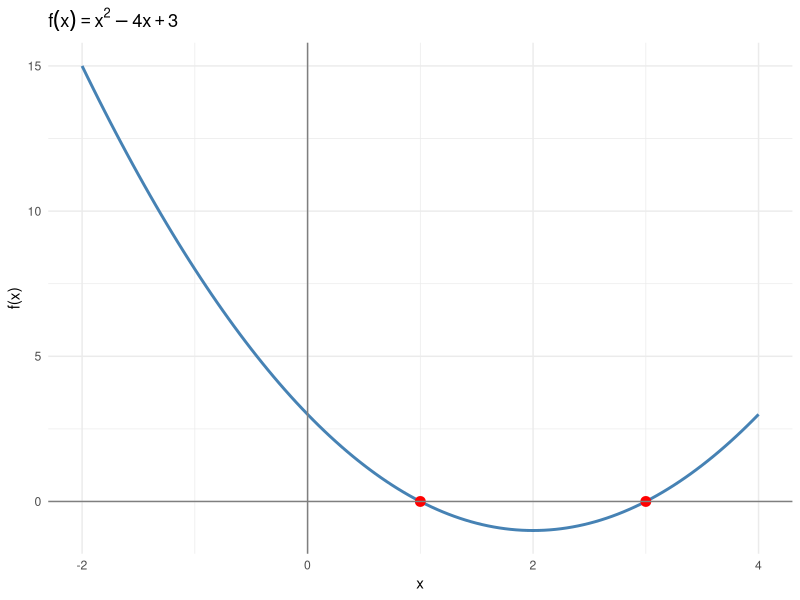
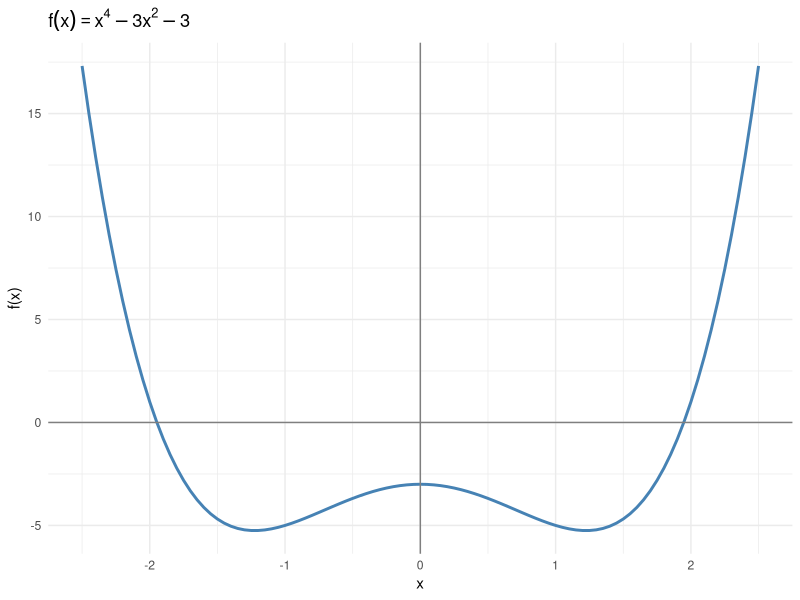
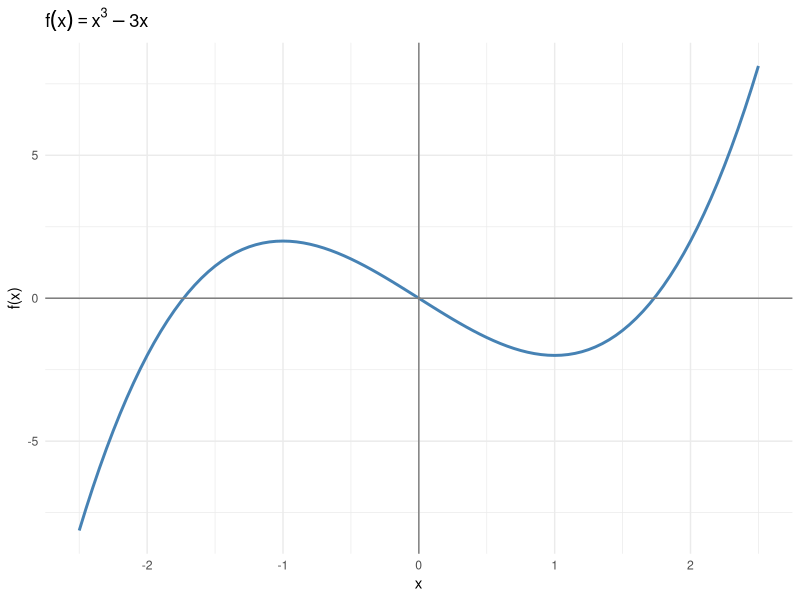
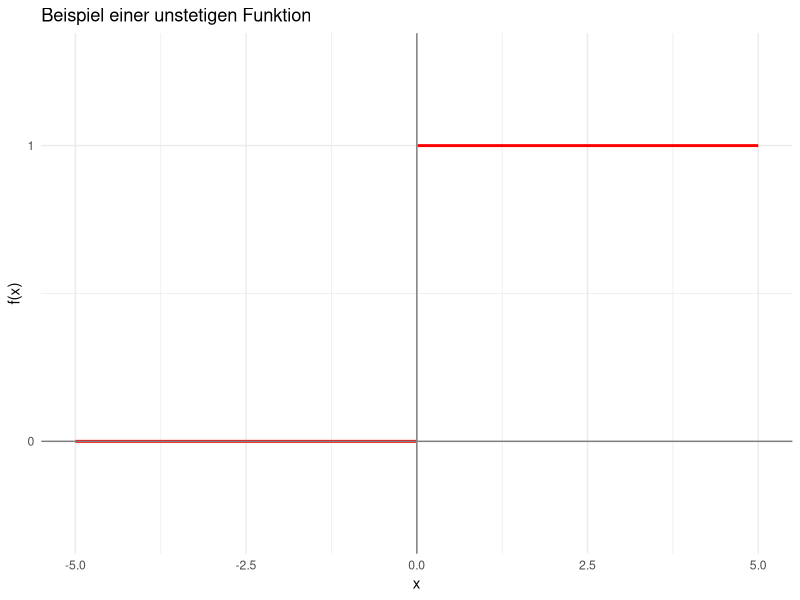
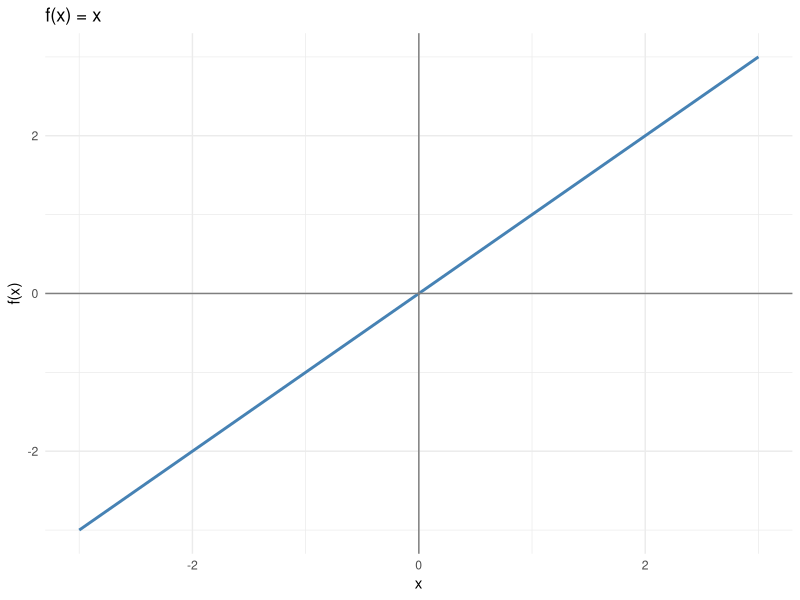
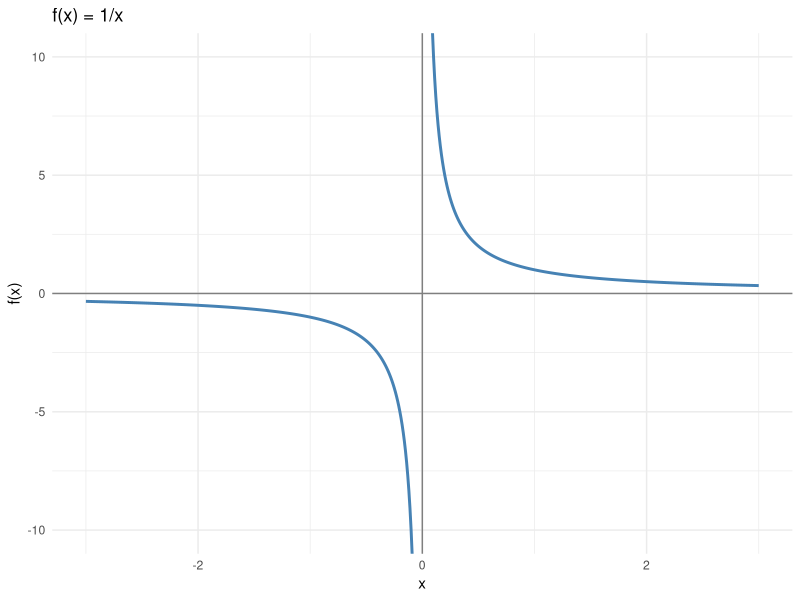
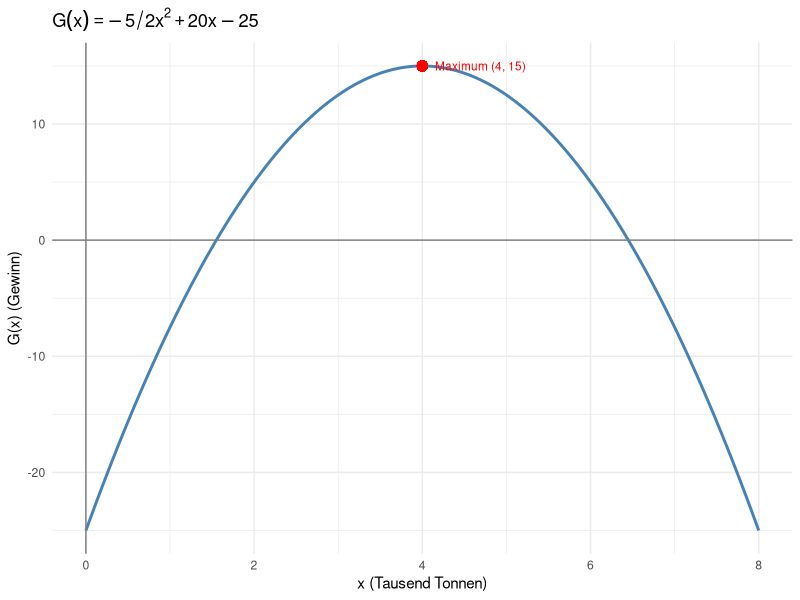
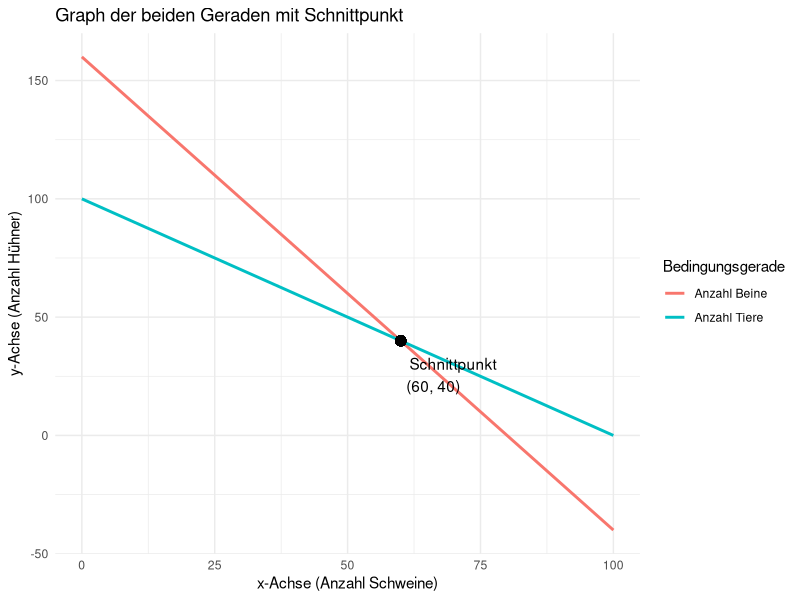

Generate these figures, in order, with R: (Note: this script raises an error after producing the figures.)
## ---- chunk 1
options(digits = 4)
knitr::opts_chunk$set(echo=FALSE, message=FALSE, warning=FALSE, cache=FALSE, 
                      dev.args=list(pointsize=11), size="scriptsize")
library(tidyverse)
## ---- chunk 2
rm(list = ls())
library(ggplot2)
x <- seq(-2, 4, 0.05)
f <- function(x) x^2 - 4*x + 3

ggplot(data.frame(x = x, y = f(x)), aes(x, y)) +
  geom_line(color = "steelblue", linewidth = 1) +
  geom_point(data = data.frame(x = c(1, 3), y = c(0, 0)),
             aes(x, y), color = "red", size = 3) +
  geom_hline(yintercept = 0, color = "gray50") +
  geom_vline(xintercept = 0, color = "gray50") +
  labs(title = expression(f(x) == x^2 - 4*x + 3), x = "x", y = "f(x)") +
  theme_minimal()
## ---- chunk 3
rm(list = ls())
library(ggplot2)
x <- seq(-2.5, 2.5, 0.05)
f <- function(x) x^4 - 3*x^2 - 3

ggplot(data.frame(x = x, y = f(x)), aes(x, y)) +
  geom_line(color = "steelblue", linewidth = 1) +
  geom_hline(yintercept = 0, color = "gray50") +
  geom_vline(xintercept = 0, color = "gray50") +
  labs(title = expression(f(x) == x^4 - 3*x^2 - 3), x = "x", y = "f(x)") +
  theme_minimal()
## ---- chunk 4
rm(list = ls())
library(ggplot2)
x <- seq(-2.5, 2.5, 0.05)
f <- function(x) x^3 - 3*x

ggplot(data.frame(x = x, y = f(x)), aes(x, y)) +
  geom_line(color = "steelblue", linewidth = 1) +
  geom_hline(yintercept = 0, color = "gray50") +
  geom_vline(xintercept = 0, color = "gray50") +
  labs(title = expression(f(x) == x^3 - 3*x), x = "x", y = "f(x)") +
  theme_minimal()
## ---- chunk 5
rm(list = ls())
library(ggplot2)
df <- rbind(
  data.frame(x = seq(-5, -0.01, 0.01), y = 0, gruppe = "x < 0"),
  data.frame(x = seq(0.01,  5,  0.01), y = 1, gruppe = "x > 0")
)
ggplot(df, aes(x, y, group = gruppe)) +
  geom_line(color = "red", linewidth = 1) +
  geom_hline(yintercept = 0, color = "gray50") +
  geom_vline(xintercept = 0, color = "gray50") +
  scale_y_continuous(breaks = c(0, 1), limits = c(-0.3, 1.3)) +
  labs(title = "Beispiel einer unstetigen Funktion", x = "x", y = "f(x)") +
  theme_minimal()
## ---- chunk 6
rm(list = ls())
library(ggplot2)
x <- seq(-3, 3, 0.1)
ggplot(data.frame(x = x, y = x), aes(x, y)) +
  geom_line(color = "steelblue", linewidth = 1) +
  geom_hline(yintercept = 0, color = "gray50") +
  geom_vline(xintercept = 0, color = "gray50") +
  labs(title = "f(x) = x", x = "x", y = "f(x)") +
  theme_minimal()
## ---- chunk 7
rm(list = ls())
library(ggplot2)
df <- rbind(
  data.frame(x = seq(-3, -0.05, 0.01), gruppe = "x < 0"),
  data.frame(x = seq( 0.05, 3,  0.01), gruppe = "x > 0")
)
df$y <- 1 / df$x
ggplot(df, aes(x, y, group = gruppe)) +
  geom_line(color = "steelblue", linewidth = 1) +
  geom_hline(yintercept = 0, color = "gray50") +
  geom_vline(xintercept = 0, color = "gray50") +
  coord_cartesian(ylim = c(-10, 10)) +
  labs(title = "f(x) = 1/x", x = "x", y = "f(x)") +
  theme_minimal()
## ---- chunk 8
rm(list = ls())
library(ggplot2)
x <- seq(0, 8, 0.05)
G <- -5/2 * x^2 + 20*x - 25
ggplot(data.frame(x = x, G = G), aes(x, G)) +
  geom_line(color = "steelblue", linewidth = 1) +
  geom_point(aes(x = 4, y = 15), color = "red", size = 3) +
  annotate("text", x = 4.15, y = 15, label = "Maximum (4, 15)",
           hjust = 0, color = "red", size = 3) +
  geom_hline(yintercept = 0, color = "gray50") +
  geom_vline(xintercept = 0, color = "gray50") +
  labs(title = expression(G(x) == -5/2 * x^2 + 20*x - 25),
       x = "x (Tausend Tonnen)", y = "G(x) (Gewinn)") +
  theme_minimal()
## ---- chunk 9
rm(list = ls())
library(ggplot2)

# Definition der zwei Geraden: y = m1*x + b1 und y = m2*x + b2
m1 <- -2
b1 <- 160
m2 <- -1
b2 <- 100

# Berechnung des Schnittpunkts
x_intersect <- (b2 - b1) / (m1 - m2)
y_intersect <- m1 * x_intersect + b1

# Daten für die Geraden
df <- data.frame(
  x = rep(seq(0, 100, length.out = 100), 2),
  y = c(m1 * seq(0, 100, length.out = 100) + b1,
        m2 * seq(0, 100, length.out = 100) + b2),
  line = factor(rep(c("Anzahl Beine", "Anzahl Tiere"), each = 100))
)

# Plot mit zwei Linien und Schnittpunkt als Punkt
ggplot(df, aes(x = x, y = y, color = line)) +
  geom_line(linewidth = 1) +
  geom_point(aes(x = x_intersect, y = y_intersect), color = "black", size = 3) +
  annotate("text", x = x_intersect, y = y_intersect, label = paste0("Schnittpunkt\n(", round(x_intersect, 2), ", ", round(y_intersect, 2), ")"),
           hjust = -0.1, vjust = 1.5) +
  theme_minimal() +
  labs(title = "Graph der beiden Geraden mit Schnittpunkt",
       x = "x-Achse (Anzahl Schweine)",
       y = "y-Achse (Anzahl Hühner)",
       color = "Bedingungsgerade")

## ---- chunk 10
rm(list = ls())
library(ggplot2)

# 2x - y = 1  und  4x - 2y = 2  sind dieselbe Gerade: y = 2x - 1
ggplot() +
  geom_abline(slope = 2, intercept = -1, color = "#E41A1C", linewidth = 1.2) +
  geom_hline(yintercept = 0, color = "gray50") +
  geom_vline(xintercept = 0, color = "gray50") +
  annotate("label", x = 1.5, y = 3.5,
           label = "2x - y = 1\n(identisch mit 4x - 2y = 2)\nidentische Geraden",
           color = "#E41A1C", size = 3, label.size = 0.4) +
  coord_cartesian(xlim = c(-4, 4), ylim = c(-4, 4)) +
  labs(title = "Unendlich viele Lösungen: Beide Gleichungen sind identisch",
       x = "x", y = "y") +
  theme_minimal()
## ---- chunk 11
rm(list = ls())
library(ggplot2)

# 2x - y = 1  und  4x - 2y = 3: parallele Geraden, kein Schnittpunkt
x <- seq(-4, 4, length.out = 100)
df <- data.frame(
  x = rep(x, 2),
  y = c(2*x - 1, 2*x - 1.5),
  Gleichung = factor(rep(c("2x - y = 1", "4x - 2y = 3"), each = 100))
)

ggplot(df, aes(x = x, y = y, color = Gleichung)) +
  geom_line(linewidth = 1) +
  geom_hline(yintercept = 0, color = "gray50") +
  geom_vline(xintercept = 0, color = "gray50") +
  scale_color_manual(values = c("#E41A1C", "#377EB8")) +
  theme_minimal() +
  labs(title = "Keine Lösung: Geraden sind parallel (kein Schnittpunkt)",
       x = "x", y = "y", color = "Gleichung")
## ---- chunk 12
rm(list = ls())
library(ggplot2)

# Definition der zwei Geraden: y = m1*x + b1 und y = m2*x + b2
m1 <- 2
b1 <- -1
m2 <- -2
b2 <- 1.5

# Berechnung des Schnittpunkts
x_intersect <- (b2 - b1) / (m1 - m2)
y_intersect <- m1 * x_intersect + b1

# Daten für die Geraden
df <- data.frame(
  x = rep(seq(-4, 4, length.out = 100), 2),
  y = c(m1 * seq(-4, 4, length.out = 100) + b1,
        m2 * seq(-4, 4, length.out = 100) + b2),
  line = factor(rep(c("Gleichung 1", "Gleichung 2"), each = 100))
)

# Plot mit zwei Linien und Schnittpunkt als Punkt
ggplot(df, aes(x = x, y = y, color = line)) +
  geom_line(linewidth = 1) +
  geom_point(aes(x = x_intersect, y = y_intersect), color = "black", size = 3) +
  annotate("text", x = x_intersect, y = y_intersect, label = paste0("Schnittpunkt\n(", round(x_intersect, 3), ", ", round(y_intersect, 3), ")"),
           hjust = -0.1, vjust = 1.5) +
  theme_minimal() +
  labs(title = "Graph der beiden Geraden mit Schnittpunkt",
       x = "x-Achse", y = "y-Achse", color = "Gerade")

## ---- chunk 13
# Übergangsmatrix erstellen (3x3, z. B. für Markov-Kette)
uebergang <- matrix(c(0.9, 0.08, 0.01,
                      0.04, 0.85, 0.07,
                      0.06, 0.07, 0.92), nrow=3, byrow=TRUE)

# Anfangszustandsvektor (Wahrscheinlichkeiten summieren zu 1)
vektor <- c(0.42, 0.37, 0.21)

# Multiplikation: nächster Zustand
nächster_zustand <- uebergang %*% vektor
for (i in 1:1000) 
  nächster_zustand <- uebergang %*% nächster_zustand

## ---- chunk 14
rm(list = ls())
library(ggplot2)

# Definition der zwei Geraden: y = m1*x + b1 und y = m2*x + b2
m1 <- -2
b1 <- 5
m2 <- 1
b2 <- -1

# Berechnung des Schnittpunkts
x_intersect <- (b2 - b1) / (m1 - m2)
y_intersect <- m1 * x_intersect + b1

# Daten für die Geraden
df <- data.frame(
  x = rep(seq(-7, 7, length.out = 100), 2),
  y = c(m1 * seq(-7, 7, length.out = 100) + b1,
        m2 * seq(-7, 7, length.out = 100) + b2),
  line = factor(rep(c("Gleichung I", "Gleichung II"), each = 100))
)

# Plot mit zwei Linien und Schnittpunkt als Punkt
ggplot(df, aes(x = x, y = y, color = line)) +
  geom_line(linewidth = 1) +
  geom_point(aes(x = x_intersect, y = y_intersect), color = "black", size = 3) +
  annotate("text", x = x_intersect, y = y_intersect, label = paste0("Schnittpunkt\n(", round(x_intersect, 2), ", ", round(y_intersect, 2), ")"),
           hjust = -0.1, vjust = 1.5) +
  theme_minimal() +
  labs(title = "Graph der beiden Geraden mit Schnittpunkt",
       x = "x-Achse", y = "y-Achse", color = "Bedingungsgerade")

## ---- chunk 15
rm(list = ls())
library(ggplot2)
x <- seq(-7, 7, length.out = 200)
df <- data.frame(x = x, y = -2*x + 5)

ggplot(df, aes(x, y)) +
  geom_ribbon(aes(ymin = -20, ymax = y), fill = "lightblue", alpha = 0.6) +
  geom_line(linewidth = 1) +
  geom_hline(yintercept = 0, color = "gray50") +
  geom_vline(xintercept = 0, color = "gray50") +
  coord_cartesian(xlim = c(-7, 7), ylim = c(-10, 10)) +
  labs(title = "Lösungsmenge: y <= -2x + 5 (Fläche unterhalb der Geraden I)",
       x = "x", y = "y") +
  theme_minimal()
## ---- chunk 16
rm(list = ls())
library(ggplot2)
x <- seq(-7, 7, length.out = 200)
df <- data.frame(x = x, y = x - 1)

ggplot(df, aes(x, y)) +
  geom_ribbon(aes(ymin = y, ymax = 20), fill = "lightblue", alpha = 0.6) +
  geom_line(linewidth = 1) +
  geom_hline(yintercept = 0, color = "gray50") +
  geom_vline(xintercept = 0, color = "gray50") +
  coord_cartesian(xlim = c(-7, 7), ylim = c(-10, 10)) +
  labs(title = "Lösungsmenge: y >= x - 1 (Fläche oberhalb der Geraden II)",
       x = "x", y = "y") +
  theme_minimal()
## ---- chunk 17
rm(list = ls())
library(ggplot2)
poly <- data.frame(x = c(0, 1, 2, 0), y = c(0, 0, 1, 5))

ggplot() +
  geom_polygon(data = poly, aes(x, y), fill = "lightblue", alpha = 0.6) +
  geom_abline(slope = -2, intercept = 5, linewidth = 1) +
  geom_abline(slope =  1, intercept = -1, linewidth = 1) +
  geom_hline(yintercept = 0, color = "gray50") +
  geom_vline(xintercept = 0, color = "gray50") +
  coord_cartesian(xlim = c(-1, 4), ylim = c(-2, 6)) +
  labs(title = "Lösungsmenge: Schnittmenge beider Ungleichungen (blau schattiert)",
       x = "x", y = "y") +
  theme_minimal()
## ---- chunk 18
rm(list = ls())
library(ggplot2)
poly <- data.frame(x = c(0, 5, 5, 1, 0), y = c(0, 0, 2, 4, 4))

ggplot() +
  geom_polygon(data = poly, aes(x, y), fill = "lightblue", alpha = 0.6) +
  geom_abline(slope = -0.5, intercept = 4.5, color = "red", linewidth = 1) +
  geom_hline(yintercept = 4, linetype = "dashed") +
  geom_vline(xintercept = 5, linetype = "dashed") +
  geom_hline(yintercept = 0, color = "gray50") +
  geom_vline(xintercept = 0, color = "gray50") +
  annotate("text", x = 7.2, y = 1.2, label = "200x+400y=1800", color = "red", size = 3) +
  annotate("text", x = 5.1, y = 3,   label = "x = 5", hjust = 0, size = 3) +
  annotate("text", x = 2,   y = 4.15, label = "y = 4", size = 3) +
  coord_cartesian(xlim = c(0, 9), ylim = c(-0.3, 5)) +
  labs(title = "Zulässiger Bereich - mögliche Zeltkombinationen",
       x = "x (10-Personen-Zelte)", y = "y (15-Personen-Zelte)") +
  theme_minimal()
## ---- chunk 19
rm(list = ls())
library(ggplot2)
poly <- data.frame(x = c(0, 5, 5, 1, 0), y = c(0, 0, 2, 4, 4))

ggplot() +
  geom_polygon(data = poly, aes(x, y), fill = "lightblue", alpha = 0.6) +
  geom_abline(slope = -0.5, intercept = 4.5, color = "red",  linewidth = 1) +
  geom_abline(slope = -2/3, intercept = 60/15, color = "blue", linewidth = 1) +
  geom_hline(yintercept = 4, linetype = "dashed") +
  geom_vline(xintercept = 5, linetype = "dashed") +
  geom_hline(yintercept = 0, color = "gray50") +
  geom_vline(xintercept = 0, color = "gray50") +
  annotate("text", x = 1.5, y = 2.8, label = "Z = 60", color = "blue", size = 3) +
  coord_cartesian(xlim = c(0, 9), ylim = c(-0.3, 5)) +
  labs(title = "Zulässiger Bereich mit Zielfunktion Z = 60",
       x = "x (10-Personen-Zelte)", y = "y (15-Personen-Zelte)") +
  theme_minimal()
## ---- chunk 20
rm(list = ls())
library(ggplot2)
poly <- data.frame(x = c(0, 5, 5, 1, 0), y = c(0, 0, 2, 4, 4))

ggplot() +
  geom_polygon(data = poly, aes(x, y), fill = "lightblue", alpha = 0.6) +
  geom_abline(slope = -0.5, intercept = 4.5,   color = "red",  linewidth = 1) +
  geom_abline(slope = -2/3, intercept = 60/15, color = "blue", linewidth = 0.8, linetype = "dashed") +
  geom_abline(slope = -2/3, intercept = 70/15, color = "blue", linewidth = 0.8, linetype = "dashed") +
  geom_abline(slope = -2/3, intercept = 80/15, color = "blue", linewidth = 1.2) +
  geom_hline(yintercept = 4, linetype = "dashed") +
  geom_vline(xintercept = 5, linetype = "dashed") +
  geom_hline(yintercept = 0, color = "gray50") +
  geom_vline(xintercept = 0, color = "gray50") +
  annotate("text", x = 1.5, y = 2.8, label = "Z = 60", color = "blue", size = 3) +
  annotate("text", x = 1.5, y = 3.6, label = "Z = 70", color = "blue", size = 3) +
  annotate("text", x = 1.5, y = 4.5, label = "Z = 80", color = "blue", size = 3) +
  coord_cartesian(xlim = c(0, 9), ylim = c(-0.3, 5.5)) +
  labs(title = "Zielfunktion maximieren - Z so weit wie möglich nach oben",
       x = "x (10-Personen-Zelte)", y = "y (15-Personen-Zelte)") +
  theme_minimal()
## ---- chunk 21
knitr::include_graphics("./bilder/weihnachten.png")
